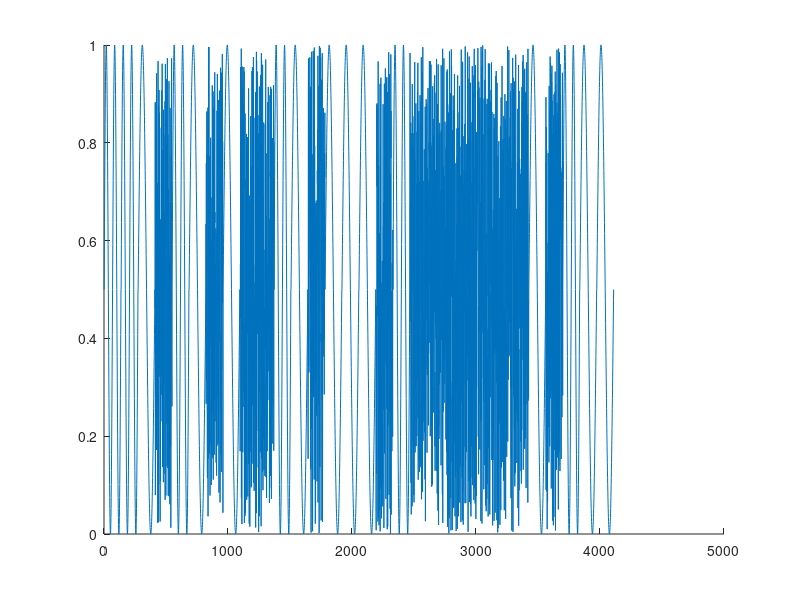
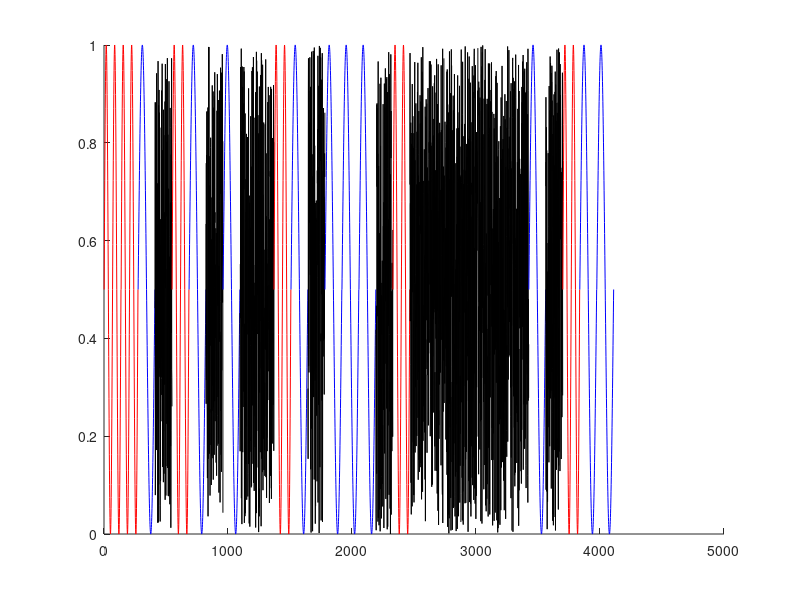

Reproduce these figures in MATLAB, in order. (Note: this script raises an error after producing the figures.)
clear
clc
%% PARAMETERS

% Random Number Generation
SEED = randi(intmax);   % -1 : Default random number generation

% Sequences
PATTERNS{1} = @(x) 0.5 * sin(4 * x) + 0.5;
PATTERNS{2} = @(x) 0.5 * sin(2 * x) + 0.5;

LENGTH_MEAN = 100;  % Segment length average
LENGTH_STD  = 50;   % Segment length standard devision

SEGMENT_COUNT = 30;  % Number of seperate segments

%% INITIALIZATION

% Initialize random number generation
rng(SEED);

% Generate segment classes
Classes = randi([0,length(PATTERNS)], SEGMENT_COUNT, 1);

% Establish length of each segment
l = floor(LENGTH_STD * randn + LENGTH_MEAN);

% Generate dataset
Dataset = [];
for i = 1:SEGMENT_COUNT
    if Classes(i) == 0
        Dataset = [Dataset; rand(l,1)];
    else
        Dataset = [Dataset; PATTERNS{Classes(i)}(0:pi/(l - 1):pi)'];
    end
end

%% Plot

% Original Dataset
figure('NumberTitle', 'off', 'Name', 'Fabricated Dataset (w/Partitions)');
hold on;
plot(Dataset);

% Original Dataset
figure('NumberTitle', 'off', 'Name', 'Fabricated Dataset (w/Partitions)');
hold on;
Dataset = [[1:length(Dataset)]' Dataset];
   
for i = 1:SEGMENT_COUNT
    switch Classes(i)
        case 0
            plot(Dataset(1 + l * (i-1):l * i,1), Dataset(1 + l * (i-1):l * i,2), 'color', 'black');
        case 1
            plot(Dataset(1 + l * (i-1):l * i,1), Dataset(1 + l * (i-1):l * i,2), 'color', 'red');
        case 2
            plot(Dataset(1 + l * (i-1):l * i,1), Dataset(1 + l * (i-1):l * i,2), 'color', 'blue');
    end
end

for idx = 1:l:SEGMENT_COUNT*l
    plot([idx idx], [min(Dataset(:,2)) -  0.5, max(Dataset(:,2)) + 0.5], 'color', [0 0 0 0.1], 'linewidth', 1);
end